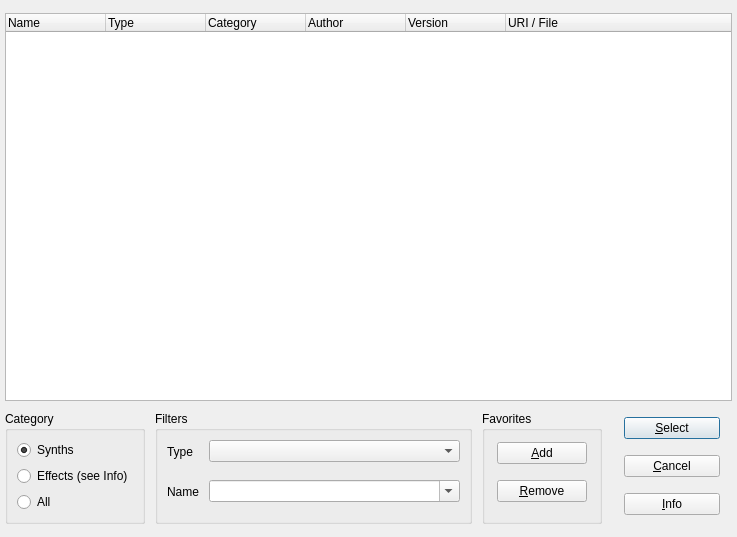
<?xml version="1.0" encoding="UTF-8"?>
<ui version="4.0">
 <class>SynthDialogBase</class>
 <widget class="QDialog" name="SynthDialogBase">
  <property name="geometry">
   <rect>
    <x>0</x>
    <y>0</y>
    <width>737</width>
    <height>537</height>
   </rect>
  </property>
  <property name="windowTitle">
   <string>Dialog</string>
  </property>
  <layout class="QGridLayout" name="gridLayout_2">
   <property name="leftMargin">
    <number>3</number>
   </property>
   <property name="topMargin">
    <number>3</number>
   </property>
   <property name="rightMargin">
    <number>3</number>
   </property>
   <property name="bottomMargin">
    <number>3</number>
   </property>
   <property name="spacing">
    <number>3</number>
   </property>
   <item row="0" column="0">
    <layout class="QGridLayout" name="gridLayout" rowstretch="0,1,0" columnstretch="0,1,0,0" columnminimumwidth="120,0,120,120">
     <property name="leftMargin">
      <number>2</number>
     </property>
     <property name="topMargin">
      <number>0</number>
     </property>
     <property name="rightMargin">
      <number>2</number>
     </property>
     <property name="bottomMargin">
      <number>10</number>
     </property>
     <property name="spacing">
      <number>10</number>
     </property>
     <item row="1" column="0" colspan="4">
      <widget class="QTreeWidget" name="pList">
       <property name="sizePolicy">
        <sizepolicy hsizetype="Expanding" vsizetype="Expanding">
         <horstretch>0</horstretch>
         <verstretch>0</verstretch>
        </sizepolicy>
       </property>
       <property name="contextMenuPolicy">
        <enum>Qt::CustomContextMenu</enum>
       </property>
       <property name="rootIsDecorated">
        <bool>false</bool>
       </property>
       <property name="itemsExpandable">
        <bool>false</bool>
       </property>
       <property name="sortingEnabled">
        <bool>false</bool>
       </property>
       <attribute name="headerCascadingSectionResizes">
        <bool>false</bool>
       </attribute>
       <attribute name="headerStretchLastSection">
        <bool>true</bool>
       </attribute>
       <column>
        <property name="text">
         <string>Name</string>
        </property>
       </column>
       <column>
        <property name="text">
         <string>Type</string>
        </property>
       </column>
       <column>
        <property name="text">
         <string>Category</string>
        </property>
       </column>
       <column>
        <property name="text">
         <string>Author</string>
        </property>
       </column>
       <column>
        <property name="text">
         <string>Version</string>
        </property>
       </column>
       <column>
        <property name="text">
         <string>URI / File</string>
        </property>
       </column>
      </widget>
     </item>
     <item row="2" column="2">
      <widget class="QGroupBox" name="groupBox">
       <property name="title">
        <string>Favorites</string>
       </property>
       <layout class="QVBoxLayout" name="verticalLayout_6">
        <property name="leftMargin">
         <number>12</number>
        </property>
        <property name="topMargin">
         <number>1</number>
        </property>
        <property name="rightMargin">
         <number>12</number>
        </property>
        <item>
         <widget class="QPushButton" name="pbAddFav">
          <property name="text">
           <string>&amp;Add</string>
          </property>
          <property name="autoDefault">
           <bool>false</bool>
          </property>
         </widget>
        </item>
        <item>
         <widget class="QPushButton" name="pbRemoveFav">
          <property name="text">
           <string>&amp;Remove</string>
          </property>
          <property name="autoDefault">
           <bool>false</bool>
          </property>
         </widget>
        </item>
       </layout>
      </widget>
     </item>
     <item row="2" column="1">
      <widget class="QGroupBox" name="groupBox_2">
       <property name="title">
        <string>Filters</string>
       </property>
       <layout class="QVBoxLayout" name="verticalLayout_2">
        <item>
         <layout class="QFormLayout" name="formLayout">
          <property name="horizontalSpacing">
           <number>10</number>
          </property>
          <property name="verticalSpacing">
           <number>16</number>
          </property>
          <property name="topMargin">
           <number>0</number>
          </property>
          <item row="0" column="0">
           <widget class="QLabel" name="label_2">
            <property name="minimumSize">
             <size>
              <width>0</width>
              <height>24</height>
             </size>
            </property>
            <property name="maximumSize">
             <size>
              <width>16777215</width>
              <height>14</height>
             </size>
            </property>
            <property name="text">
             <string>Type</string>
            </property>
           </widget>
          </item>
          <item row="0" column="1">
           <widget class="QComboBox" name="pluginType"/>
          </item>
          <item row="1" column="0">
           <widget class="QLabel" name="label">
            <property name="sizePolicy">
             <sizepolicy hsizetype="Preferred" vsizetype="Preferred">
              <horstretch>0</horstretch>
              <verstretch>0</verstretch>
             </sizepolicy>
            </property>
            <property name="minimumSize">
             <size>
              <width>0</width>
              <height>24</height>
             </size>
            </property>
            <property name="maximumSize">
             <size>
              <width>16777215</width>
              <height>14</height>
             </size>
            </property>
            <property name="text">
             <string>Name</string>
            </property>
           </widget>
          </item>
          <item row="1" column="1">
           <widget class="QComboBox" name="filterBox">
            <property name="enabled">
             <bool>true</bool>
            </property>
            <property name="toolTip">
             <string>Press TAB/SHIFT+TAB to move focus to the list and back</string>
            </property>
            <property name="editable">
             <bool>true</bool>
            </property>
           </widget>
          </item>
         </layout>
        </item>
       </layout>
      </widget>
     </item>
     <item row="2" column="3">
      <layout class="QVBoxLayout" name="verticalLayout_5">
       <property name="leftMargin">
        <number>12</number>
       </property>
       <property name="rightMargin">
        <number>12</number>
       </property>
       <item>
        <widget class="QPushButton" name="okB">
         <property name="sizePolicy">
          <sizepolicy hsizetype="Minimum" vsizetype="Fixed">
           <horstretch>0</horstretch>
           <verstretch>0</verstretch>
          </sizepolicy>
         </property>
         <property name="text">
          <string>&amp;Select</string>
         </property>
         <property name="autoDefault">
          <bool>false</bool>
         </property>
         <property name="default">
          <bool>true</bool>
         </property>
        </widget>
       </item>
       <item>
        <widget class="QPushButton" name="cancelB">
         <property name="sizePolicy">
          <sizepolicy hsizetype="Minimum" vsizetype="Fixed">
           <horstretch>0</horstretch>
           <verstretch>0</verstretch>
          </sizepolicy>
         </property>
         <property name="text">
          <string>&amp;Cancel</string>
         </property>
         <property name="autoDefault">
          <bool>false</bool>
         </property>
        </widget>
       </item>
       <item>
        <widget class="QPushButton" name="pbInfo">
         <property name="text">
          <string>&amp;Info</string>
         </property>
         <property name="autoDefault">
          <bool>false</bool>
         </property>
        </widget>
       </item>
      </layout>
     </item>
     <item row="0" column="0" colspan="4">
      <widget class="QTabBar" name="tabBar" native="true"/>
     </item>
     <item row="2" column="0">
      <widget class="QGroupBox" name="groupBox1">
       <property name="title">
        <string>Category</string>
       </property>
       <layout class="QVBoxLayout" name="verticalLayout">
        <property name="leftMargin">
         <number>9</number>
        </property>
        <item>
         <widget class="QRadioButton" name="rbSynths">
          <property name="text">
           <string>Synths</string>
          </property>
          <property name="checked">
           <bool>true</bool>
          </property>
          <attribute name="buttonGroup">
           <string notr="true">catButtonGroup</string>
          </attribute>
         </widget>
        </item>
        <item>
         <widget class="QRadioButton" name="rbEffects">
          <property name="toolTip">
           <string/>
          </property>
          <property name="text">
           <string>Effects (see Info)</string>
          </property>
          <attribute name="buttonGroup">
           <string notr="true">catButtonGroup</string>
          </attribute>
         </widget>
        </item>
        <item>
         <widget class="QRadioButton" name="rbAll">
          <property name="text">
           <string>All</string>
          </property>
          <property name="checked">
           <bool>false</bool>
          </property>
          <attribute name="buttonGroup">
           <string notr="true">catButtonGroup</string>
          </attribute>
         </widget>
        </item>
       </layout>
      </widget>
     </item>
    </layout>
   </item>
  </layout>
 </widget>
 <customwidgets>
  <customwidget>
   <class>QTabBar</class>
   <extends>QWidget</extends>
   <header location="global">qtabbar.h</header>
   <container>1</container>
  </customwidget>
 </customwidgets>
 <tabstops>
  <tabstop>filterBox</tabstop>
  <tabstop>pList</tabstop>
  <tabstop>rbSynths</tabstop>
  <tabstop>rbEffects</tabstop>
  <tabstop>rbAll</tabstop>
  <tabstop>pluginType</tabstop>
  <tabstop>pbAddFav</tabstop>
  <tabstop>pbRemoveFav</tabstop>
  <tabstop>okB</tabstop>
  <tabstop>cancelB</tabstop>
  <tabstop>pbInfo</tabstop>
 </tabstops>
 <resources/>
 <connections/>
 <buttongroups>
  <buttongroup name="catButtonGroup"/>
 </buttongroups>
</ui>
